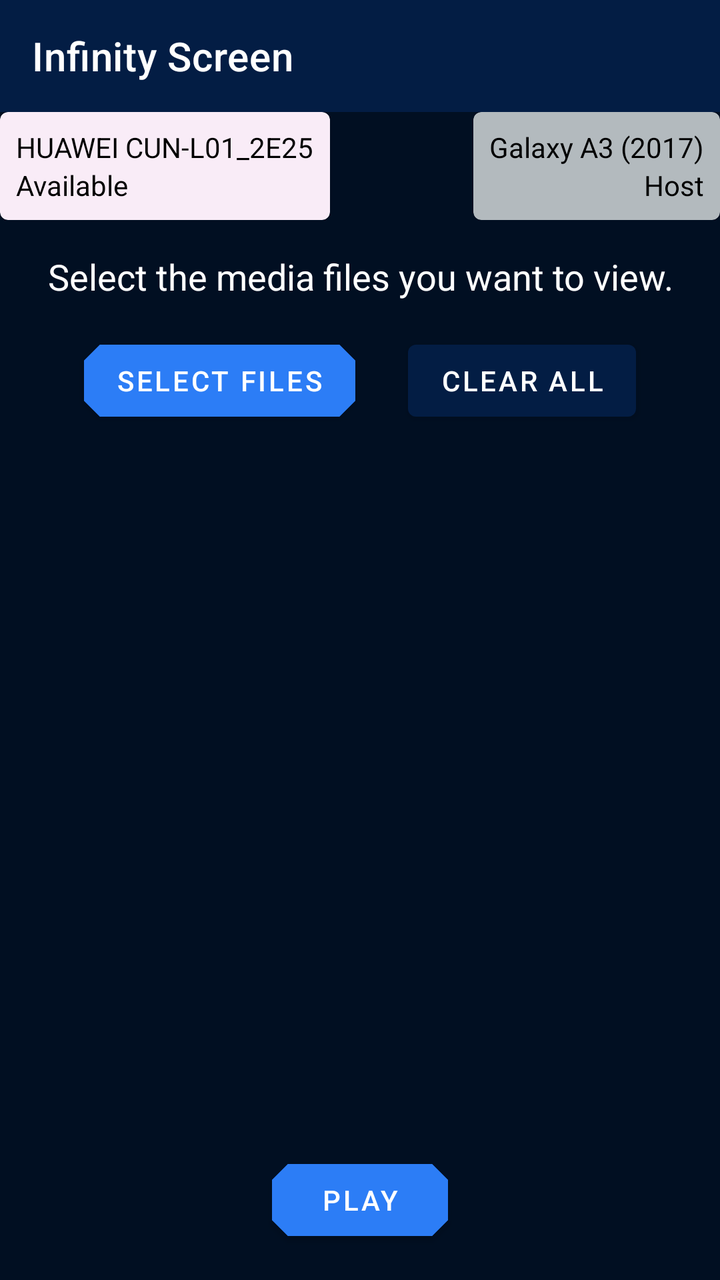
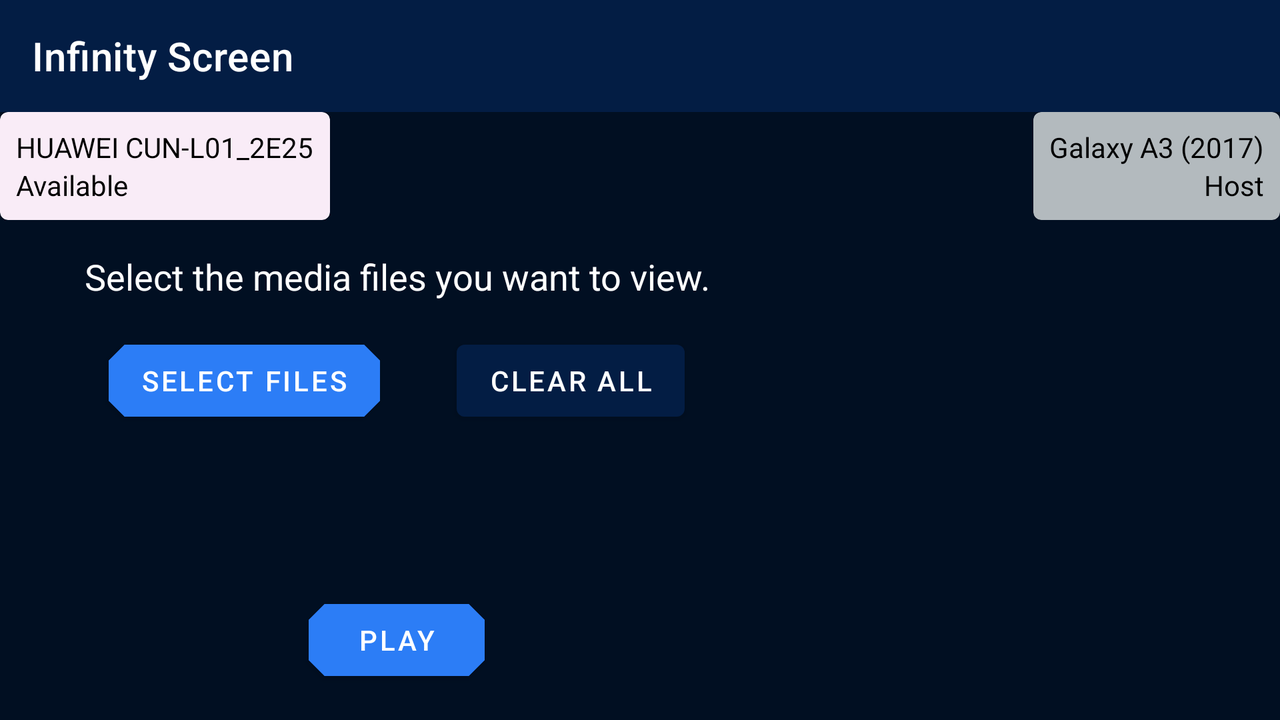

An Android layout and its configuration variant, each rendered on a device that would load it. The default file and the variant file are quoted in full after the pictures.
<!-- AndroidManifest.xml: application theme Theme.Default -->
<!-- res/layout/fragment_file_selection.xml -->
<?xml version="1.0" encoding="utf-8"?>
<androidx.constraintlayout.widget.ConstraintLayout xmlns:android="http://schemas.android.com/apk/res/android"
    xmlns:tools="http://schemas.android.com/tools"
    xmlns:app="http://schemas.android.com/apk/res-auto"
    android:layout_width="match_parent"
    android:layout_height="match_parent"
    tools:context=".media.FileSelectionFragment"
    style="@style/FragmentWithBackground">

    <include
        android:id="@+id/app_bar_and_status"
        android:layout_width="match_parent"
        android:layout_height="wrap_content"
        layout="@layout/app_bar_and_status"
        app:layout_constraintTop_toTopOf="parent"
        />

    <androidx.constraintlayout.widget.ConstraintLayout
        android:id="@+id/content_layout"
        android:layout_width="match_parent"
        android:layout_height="0dp"
        style="@style/ContentLayoutStyle"
        app:layout_constraintTop_toBottomOf="@id/app_bar_and_status"
        app:layout_constraintBottom_toBottomOf="parent"
        app:layout_constraintStart_toStartOf="parent"
        app:layout_constraintEnd_toEndOf="parent"
        >

        <TextView
            android:id="@+id/heading_text"
            android:layout_width="wrap_content"
            android:layout_height="wrap_content"
            android:text="@string/files_instruction"
            style="@style/TextOnBackgroundRegular"
            android:textAlignment="center"
            app:layout_constraintTop_toTopOf="parent"
            app:layout_constraintStart_toStartOf="parent"
            app:layout_constraintEnd_toEndOf="parent"
            />

        <Button
            android:id="@+id/select_files_button"
            android:layout_width="wrap_content"
            android:layout_height="wrap_content"
            android:text="@string/files_select"
            style="@style/PrimaryButton"
            android:layout_marginTop="@dimen/default_vertical_margin"
            app:layout_constraintTop_toBottomOf="@id/heading_text"
            app:layout_constraintStart_toStartOf="parent"
            app:layout_constraintEnd_toStartOf="@id/clear_all_button"
            />

        <Button
            android:id="@+id/clear_all_button"
            android:layout_width="wrap_content"
            android:layout_height="wrap_content"
            android:text="@string/files_clear_all"
            style="@style/NegativeButton"
            app:layout_constraintTop_toTopOf="@id/select_files_button"
            app:layout_constraintStart_toEndOf="@id/select_files_button"
            app:layout_constraintEnd_toEndOf="parent"
            />

        <TextView
            android:id="@+id/file_selection_empty_label"
            android:layout_width="wrap_content"
            android:layout_height="wrap_content"
            android:text="@string/files_empty"
            style="@style/TextOnBackgroundRegular"
            android:textStyle="italic"
            android:layout_marginTop="@dimen/vertical_margin_extra_large"
            android:visibility="gone"
            app:layout_constraintTop_toBottomOf="@id/select_files_button"
            app:layout_constraintStart_toStartOf="parent"
            app:layout_constraintEnd_toEndOf="parent"
            />

        <androidx.recyclerview.widget.RecyclerView
            android:id="@+id/recycler_view"
            android:layout_width="match_parent"
            android:layout_height="0dp"
            app:layout_constraintTop_toBottomOf="@id/select_files_button"
            app:layout_constraintBottom_toTopOf="@id/play_button"
            tools:listitem="@layout/view_holder_file"
            tools:itemCount="7"
            android:layout_marginVertical="@dimen/default_vertical_margin"
            />

        <Button
            android:id="@+id/play_button"
            android:layout_width="wrap_content"
            android:layout_height="wrap_content"
            android:text="@string/play"
            style="@style/PrimaryButton"
            app:layout_constraintBottom_toBottomOf="parent"
            app:layout_constraintStart_toStartOf="parent"
            app:layout_constraintEnd_toEndOf="parent"
            />

    </androidx.constraintlayout.widget.ConstraintLayout>

</androidx.constraintlayout.widget.ConstraintLayout>
<!-- res/layout/app_bar_and_status.xml (included above) -->
<?xml version="1.0" encoding="utf-8"?>
<androidx.constraintlayout.widget.ConstraintLayout xmlns:android="http://schemas.android.com/apk/res/android"
    android:layout_width="match_parent"
    android:layout_height="wrap_content"
    xmlns:app="http://schemas.android.com/apk/res-auto"
    xmlns:tools="http://schemas.android.com/tools"
    >


    <com.google.android.material.appbar.AppBarLayout
        android:id="@+id/top_app_bar_layout"
        android:layout_width="match_parent"
        android:layout_height="wrap_content"
        android:fitsSystemWindows="true"
        app:layout_constraintTop_toTopOf="parent"
        app:layout_constraintStart_toStartOf="parent"
        app:layout_constraintEnd_toEndOf="parent"
        >

        <com.google.android.material.appbar.MaterialToolbar
            android:id="@+id/top_app_bar"
            android:layout_width="match_parent"
            android:layout_height="?attr/actionBarSize"
            app:title="@string/app_name"
            style="@style/Widget.MaterialComponents.Toolbar.Primary"
            />

    </com.google.android.material.appbar.AppBarLayout>

    <androidx.constraintlayout.widget.ConstraintLayout
        android:id="@+id/top_device_card_container"
        android:layout_width="0dp"
        android:layout_height="wrap_content"
        app:layout_constraintTop_toBottomOf="@id/top_app_bar_layout"
        app:layout_constraintStart_toStartOf="parent"
        app:layout_constraintEnd_toStartOf="@id/top_host_card_container"
        android:layout_marginEnd="@dimen/horizontal_margin_small"
        >

        
        <com.google.android.material.card.MaterialCardView
            android:id="@+id/top_device_card"
            android:layout_width="wrap_content"
            android:layout_height="wrap_content"
            tools:cardBackgroundColor="?attr/colorDeviceAvailable"
            app:layout_constraintTop_toTopOf="parent"
            app:layout_constraintStart_toStartOf="parent"
            >

            <LinearLayout
                android:id="@+id/top_device_layout"
                android:layout_width="wrap_content"
                android:layout_height="wrap_content"
                android:orientation="vertical"
                style="@style/StatusCardLayout"
                >

                <TextView
                    android:id="@+id/top_device_name"
                    android:layout_width="wrap_content"
                    android:layout_height="wrap_content"
                    tools:text="@string/device_name_2"
                    android:textColor="?attr/colorOnDeviceAvailable"
                    android:maxLines="1"
                    android:ellipsize="end"
                    />

                <TextView
                    android:id="@+id/top_device_status"
                    android:layout_width="wrap_content"
                    android:layout_height="wrap_content"
                    tools:text="@string/device_status_available"
                    android:textColor="?attr/colorOnDeviceAvailable"
                    />

            </LinearLayout>
        </com.google.android.material.card.MaterialCardView>
    </androidx.constraintlayout.widget.ConstraintLayout>

    <androidx.constraintlayout.widget.ConstraintLayout
        android:id="@+id/top_host_card_container"
        android:layout_width="0dp"
        android:layout_height="wrap_content"
        app:layout_constraintTop_toBottomOf="@id/top_app_bar_layout"
        app:layout_constraintStart_toEndOf="@id/top_device_card_container"
        app:layout_constraintEnd_toEndOf="parent"
        android:layout_marginStart="@dimen/horizontal_margin_small"
        >

        
        <com.google.android.material.card.MaterialCardView
            android:id="@+id/top_host_card"
            android:layout_width="wrap_content"
            android:layout_height="wrap_content"
            tools:cardBackgroundColor="?attr/colorNeutral"
            app:layout_constraintTop_toTopOf="parent"
            app:layout_constraintEnd_toEndOf="parent"
            >

            <LinearLayout
                android:id="@+id/top_host_container"
                android:layout_width="wrap_content"
                android:layout_height="wrap_content"
                android:orientation="vertical"
                style="@style/StatusCardLayout"
                android:gravity="end"
                >

                <TextView
                    android:id="@+id/top_host_name"
                    android:layout_width="wrap_content"
                    android:layout_height="wrap_content"
                    tools:text="@string/device_name_1"
                    android:textColor="?attr/colorOnNeutral"
                    android:maxLines="1"
                    android:ellipsize="end"
                    />

                <TextView
                    android:id="@+id/top_host_status"
                    android:layout_width="wrap_content"
                    android:layout_height="wrap_content"
                    android:text="@string/host"
                    android:textColor="?attr/colorOnNeutral"
                    />

            </LinearLayout>
        </com.google.android.material.card.MaterialCardView>
    </androidx.constraintlayout.widget.ConstraintLayout>

</androidx.constraintlayout.widget.ConstraintLayout>
<!-- res/layout/view_holder_file.xml (included above) -->
<?xml version="1.0" encoding="utf-8"?>
<FrameLayout xmlns:android="http://schemas.android.com/apk/res/android"
    android:layout_width="100dp"
    android:layout_height="100dp"
    xmlns:tools="http://schemas.android.com/tools"
    android:layout_margin="@dimen/vertical_margin_tiny"
    >

    <ImageView
        android:id="@+id/image_view"
        android:layout_width="match_parent"
        android:layout_height="match_parent"
        android:scaleType="centerCrop"
        tools:src="@mipmap/ic_launcher"
        />

    <ImageButton
        android:id="@+id/close_button"
        android:layout_width="wrap_content"
        android:layout_height="wrap_content"
        android:src="@drawable/red_close_24"
        android:background="@color/transparent"
        android:padding="@dimen/default_element_padding"
        android:layout_gravity="end"
        />

</FrameLayout>
<!-- resources referenced by this layout -->
<resources>
  <dimen name="default_element_padding">8dp</dimen>
  <dimen name="default_vertical_margin">16dp</dimen>
  <dimen name="horizontal_margin_small">4dp</dimen>
  <dimen name="vertical_margin_extra_large">40dp</dimen>
  <dimen name="vertical_margin_tiny">2dp</dimen>
  <!-- drawable red_close_24 (drawable) -->
  <vector xmlns:android="http://schemas.android.com/apk/res/android"
      android:width="24dp"
      android:height="24dp"
      android:viewportWidth="24"
      android:viewportHeight="24"
      >
    <path
        android:fillColor="?attr/colorNegativePrimary"
        android:pathData="M19,6.41L17.59,5 12,10.59 6.41,5 5,6.41 10.59,12 5,17.59 6.41,19 12,13.41 17.59,19 19,17.59 13.41,12 19,6.41z"/>
  </vector>
  <string name="app_name">Infinity Screen</string>
  <string name="device_name_1">Galaxy A3 (2017)</string>
  <string name="device_name_2">HUAWEI CUN-L01_2E25</string>
  <string name="device_status_available">Available</string>
  <string name="files_clear_all">Clear All</string>
  <string name="files_empty">No files selected</string>
  <string name="files_instruction">Select the media files you want to view.</string>
  <string name="files_select">Select Files</string>
  <string name="host">Host</string>
  <string name="play">Play</string>
  <style name="ContentLayoutStyle">
          <item name="android:padding">@dimen/default_fragment_padding</item>
      </style>
  <style name="FragmentWithBackground">
          <item name="android:background">?attr/colorBackground</item>
      </style>
  <style name="PrimaryButton" parent="@style/Widget.MaterialComponents.Button">
          <item name="android:backgroundTint">?attr/colorSecondary</item>
          <item name="android:textColor">?attr/colorOnSecondary</item>
          <item name="shapeAppearanceOverlay">@style/ShapeAppearanceOverlay.CutCorners</item>
      </style>
  <style name="StatusCardLayout">
          <item name="android:padding">@dimen/default_element_padding</item>
      </style>
  <style name="TextOnBackgroundRegular" parent="TextOnBackground">
          <item name="android:textSize">@dimen/text_size_regular</item>
      </style>
  <dimen name="default_fragment_padding">16dp</dimen>
  <style name="ShapeAppearanceOverlay.CutCorners" parent="">
          <item name="cornerFamily">cut</item>
          <item name="cornerSize">@dimen/large_corner_radius</item>
      </style>
  <style name="TextOnBackground">
          <item name="android:textColor">?attr/colorOnBackground</item>
      </style>
  <dimen name="text_size_regular">18sp</dimen>
  <color name="tangaroa">#FF031D44</color>
  <color name="white">#FFFFFFFF</color>
  <color name="blue_charcoal">#FF010F22</color>
  <color name="dodger_blue">#FF2C7DF6</color>
  <color name="guardsman_red">#FFD00000</color>
  <color name="silver_sand">#FFB3BABE</color>
  <color name="black">#FF000000</color>
  <color name="chiffon">#FFECFEC2</color>
  <color name="amour">#FFF9ECF7</color>
  <color name="white_transparent">#C0FFFFFF</color>
  <color name="black_transparent">#80000000</color>
  <dimen name="large_corner_radius">8dp</dimen>
</resources>
<!-- res/layout-land/fragment_file_selection.xml (the repository's variant of the layout above) -->
<!-- drawn on the phone turned sideways -->
<?xml version="1.0" encoding="utf-8"?>
<androidx.constraintlayout.widget.ConstraintLayout xmlns:android="http://schemas.android.com/apk/res/android"
    xmlns:tools="http://schemas.android.com/tools"
    xmlns:app="http://schemas.android.com/apk/res-auto"
    android:layout_width="match_parent"
    android:layout_height="match_parent"
    tools:context=".media.FileSelectionFragment"
    style="@style/FragmentWithBackground">

    <include
        android:id="@+id/app_bar_and_status"
        android:layout_width="match_parent"
        android:layout_height="wrap_content"
        layout="@layout/app_bar_and_status"
        app:layout_constraintTop_toTopOf="parent"
        />

    <androidx.constraintlayout.widget.ConstraintLayout
        android:id="@+id/content_layout"
        android:layout_width="match_parent"
        android:layout_height="0dp"
        style="@style/ContentLayoutStyle"
        app:layout_constraintTop_toBottomOf="@id/app_bar_and_status"
        app:layout_constraintBottom_toBottomOf="parent"
        app:layout_constraintStart_toStartOf="parent"
        app:layout_constraintEnd_toEndOf="parent"
        >

        <TextView
            android:id="@+id/heading_text"
            android:layout_width="0dp"
            android:layout_height="wrap_content"
            android:text="@string/files_instruction"
            style="@style/TextOnBackgroundRegular"
            android:textAlignment="center"
            app:layout_constraintTop_toTopOf="parent"
            app:layout_constraintStart_toStartOf="parent"
            app:layout_constraintEnd_toStartOf="@id/guideline"
            />

        <Button
            android:id="@+id/select_files_button"
            android:layout_width="wrap_content"
            android:layout_height="wrap_content"
            android:text="@string/files_select"
            style="@style/PrimaryButton"
            android:layout_marginTop="@dimen/default_vertical_margin"
            app:layout_constraintTop_toBottomOf="@id/heading_text"
            app:layout_constraintStart_toStartOf="parent"
            app:layout_constraintEnd_toStartOf="@id/clear_all_button"
            />

        <Button
            android:id="@+id/clear_all_button"
            android:layout_width="wrap_content"
            android:layout_height="wrap_content"
            android:text="@string/files_clear_all"
            style="@style/NegativeButton"
            app:layout_constraintTop_toTopOf="@id/select_files_button"
            app:layout_constraintBottom_toBottomOf="@id/select_files_button"
            app:layout_constraintStart_toEndOf="@id/select_files_button"
            app:layout_constraintEnd_toStartOf="@id/guideline"
            />

        <Button
            android:id="@+id/play_button"
            android:layout_width="wrap_content"
            android:layout_height="wrap_content"
            android:text="@string/play"
            style="@style/PrimaryButton"
            app:layout_constraintBottom_toBottomOf="parent"
            app:layout_constraintStart_toStartOf="parent"
            app:layout_constraintEnd_toStartOf="@id/guideline"
            />

        <androidx.constraintlayout.widget.Guideline
            android:id="@+id/guideline"
            android:layout_width="wrap_content"
            android:layout_height="wrap_content"
            android:orientation="vertical"
            app:layout_constraintGuide_percent="0.6"
            />

        <TextView
            android:id="@+id/file_selection_empty_label"
            android:layout_width="wrap_content"
            android:layout_height="wrap_content"
            android:text="@string/files_empty"
            style="@style/TextOnBackgroundRegular"
            android:textStyle="italic"
            android:layout_marginTop="@dimen/vertical_margin_extra_large"
            android:visibility="gone"
            app:layout_constraintTop_toTopOf="parent"
            app:layout_constraintStart_toEndOf="@id/guideline"
            app:layout_constraintEnd_toEndOf="parent"
            />

        <androidx.recyclerview.widget.RecyclerView
            android:id="@+id/recycler_view"
            android:layout_width="0dp"
            android:layout_height="0dp"
            app:layout_constraintTop_toTopOf="parent"
            app:layout_constraintBottom_toBottomOf="parent"
            app:layout_constraintStart_toStartOf="@id/guideline"
            app:layout_constraintEnd_toEndOf="parent"
            tools:listitem="@layout/view_holder_file"
            tools:itemCount="7"
            android:layout_marginStart="@dimen/default_horizontal_margin"
            />

    </androidx.constraintlayout.widget.ConstraintLayout>

</androidx.constraintlayout.widget.ConstraintLayout>
<!-- resources referenced by the variant -->
<!-- as the phone turned sideways resolves them -->
<resources>
  <dimen name="default_element_padding">8dp</dimen>
  <dimen name="default_horizontal_margin">8dp</dimen>
  <dimen name="default_vertical_margin">16dp</dimen>
  <dimen name="horizontal_margin_small">4dp</dimen>
  <dimen name="vertical_margin_extra_large">40dp</dimen>
  <dimen name="vertical_margin_tiny">2dp</dimen>
  <!-- drawable red_close_24 (drawable) -->
  <vector xmlns:android="http://schemas.android.com/apk/res/android"
      android:width="24dp"
      android:height="24dp"
      android:viewportWidth="24"
      android:viewportHeight="24"
      >
    <path
        android:fillColor="?attr/colorNegativePrimary"
        android:pathData="M19,6.41L17.59,5 12,10.59 6.41,5 5,6.41 10.59,12 5,17.59 6.41,19 12,13.41 17.59,19 19,17.59 13.41,12 19,6.41z"/>
  </vector>
  <string name="app_name">Infinity Screen</string>
  <string name="device_name_1">Galaxy A3 (2017)</string>
  <string name="device_name_2">HUAWEI CUN-L01_2E25</string>
  <string name="device_status_available">Available</string>
  <string name="files_clear_all">Clear All</string>
  <string name="files_empty">No files selected</string>
  <string name="files_instruction">Select the media files you want to view.</string>
  <string name="files_select">Select Files</string>
  <string name="host">Host</string>
  <string name="play">Play</string>
  <style name="ContentLayoutStyle">
          <item name="android:padding">@dimen/default_fragment_padding</item>
      </style>
  <style name="FragmentWithBackground">
          <item name="android:background">?attr/colorBackground</item>
      </style>
  <style name="PrimaryButton" parent="@style/Widget.MaterialComponents.Button">
          <item name="android:backgroundTint">?attr/colorSecondary</item>
          <item name="android:textColor">?attr/colorOnSecondary</item>
          <item name="shapeAppearanceOverlay">@style/ShapeAppearanceOverlay.CutCorners</item>
      </style>
  <style name="StatusCardLayout">
          <item name="android:padding">@dimen/default_element_padding</item>
      </style>
  <style name="TextOnBackgroundRegular" parent="TextOnBackground">
          <item name="android:textSize">@dimen/text_size_regular</item>
      </style>
  <dimen name="default_fragment_padding">16dp</dimen>
  <style name="ShapeAppearanceOverlay.CutCorners" parent="">
          <item name="cornerFamily">cut</item>
          <item name="cornerSize">@dimen/large_corner_radius</item>
      </style>
  <style name="TextOnBackground">
          <item name="android:textColor">?attr/colorOnBackground</item>
      </style>
  <dimen name="text_size_regular">18sp</dimen>
  <color name="tangaroa">#FF031D44</color>
  <color name="white">#FFFFFFFF</color>
  <color name="blue_charcoal">#FF010F22</color>
  <color name="dodger_blue">#FF2C7DF6</color>
  <color name="guardsman_red">#FFD00000</color>
  <color name="silver_sand">#FFB3BABE</color>
  <color name="black">#FF000000</color>
  <color name="chiffon">#FFECFEC2</color>
  <color name="amour">#FFF9ECF7</color>
  <color name="white_transparent">#C0FFFFFF</color>
  <color name="black_transparent">#80000000</color>
  <dimen name="large_corner_radius">8dp</dimen>
</resources>
